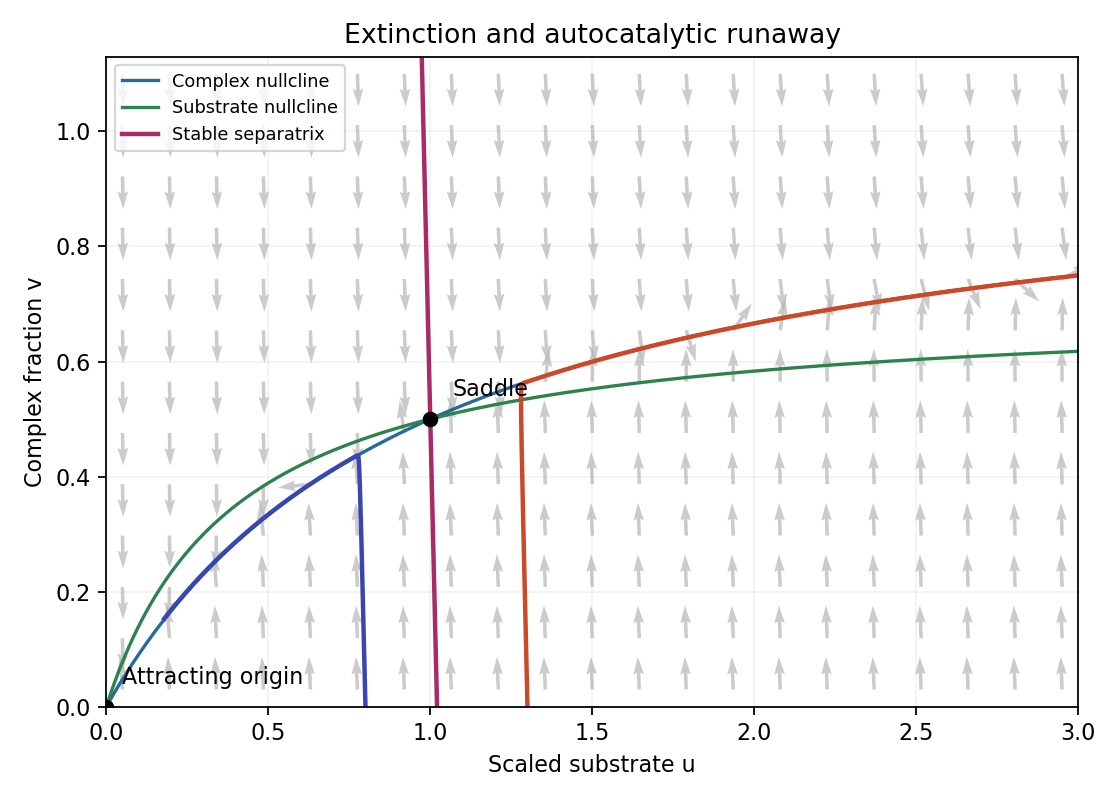

Reproduce this figure in Python.
# Tested with Python3.14.4,numpy2.3.5,matplotlib3.10.7. Writes PNG to CWD.
import numpy as np
import matplotlib.pyplot as plt
eps=.06;K=1.;lam=.6;eta=.3;ue=lam/eta-K;ve=ue/(ue+K)
def rhs(z):
 u,v=z;return np.array([eta*u-u+u*v+(K-lam)*v,(u-u*v-K*v)/eps])
def step(z,dt):
 a=rhs(z);b=rhs(z+dt*a/2);c=rhs(z+dt*b/2);e=rhs(z+dt*c);return z+dt*(a+2*b+2*c+e)/6
fig,ax=plt.subplots(figsize=(7,5),facecolor='white');u=np.linspace(0,3,500)
ax.plot(u,u/(u+K),label="Complex nullcline",color='#246b9b');ax.plot(u,(1-eta)*u/(u+K-lam),label='Substrate nullcline',color='#2c834d')
xx,yy=np.meshgrid(np.linspace(.05,2.95,21),np.linspace(.03,1.1,13));du=eta*xx-xx+xx*yy+(K-lam)*yy;dv=(xx-xx*yy-K*yy)/eps;norm=np.sqrt(du*du+dv*dv);ax.quiver(xx,yy,du/norm,dv/norm,color='#b5b5b5',alpha=.7)
J=np.array([[eta-1+ve,ue+K-lam],[(1-ve)/eps,-(ue+K)/eps]]);vals,vec=np.linalg.eig(J);v=vec[:,np.argmin(vals)].real;v/=np.linalg.norm(v)
for sign in [-1,1]:
 z=np.array([ue,ve])+sign*1e-6*v;arr=[z.copy()]
 for i in range(5000):
  z=step(z,-.0004);arr.append(z.copy())
  if z[1]<0 or z[1]>1.13:break
 arr=np.array(arr);ax.plot(arr[:,0],arr[:,1],color='#aa2a67',lw=2,label='Stable separatrix'if sign==1 else None)
for u0,col in [(.8,'#3946b2'),(1.3,'#cb4829')]:
 z=np.array([u0,0.]);arr=[z.copy()]
 for i in range(14000):
  z=step(z,.001);arr.append(z.copy())
  if z[0]>3:break
 arr=np.array(arr);ax.plot(arr[:,0],arr[:,1],color=col,lw=2)
ax.scatter([0,ue],[0,ve],color='black',zorder=6);ax.text(.05,.04,'Attracting origin');ax.text(ue+.07,ve+.04,'Saddle');ax.set(xlim=(0,3),ylim=(0,1.13),xlabel='Scaled substrate u',ylabel='Complex fraction v',title='Extinction and autocatalytic runaway');ax.legend(loc='upper left',fontsize=8);ax.grid(alpha=.15);fig.tight_layout()
fig.savefig('2007-autocatalytic-threshold.png',dpi=160,facecolor='white')
